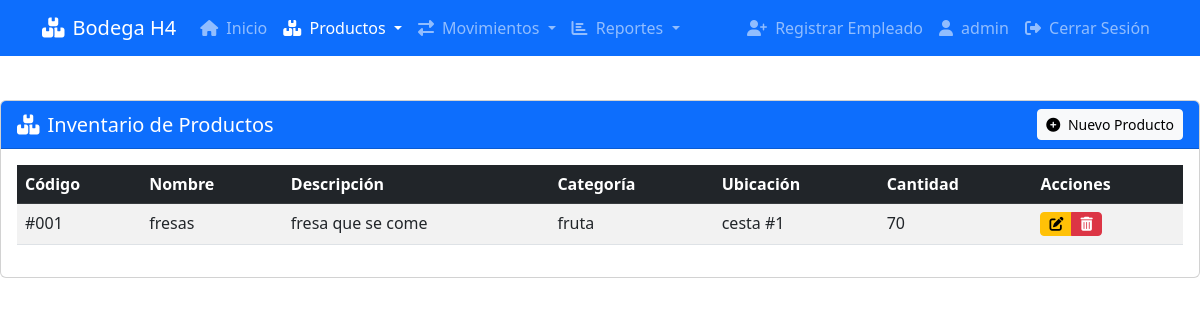
/consultar (signed in), run on the app's committed database.
### tables this page shows
CREATE TABLE `productos` (
  `id` int(11) NOT NULL,
  `codigo` varchar(50) NOT NULL,
  `nombre` varchar(100) NOT NULL,
  `descripcion` text DEFAULT NULL,
  `categoria` varchar(50) DEFAULT NULL,
  `ubicacion` varchar(50) NOT NULL,
  `cantidad` int(11) NOT NULL DEFAULT 0,
  `stock_minimo` int(11) NOT NULL DEFAULT 5,
  `fecha_creacion` timestamp NOT NULL DEFAULT current_timestamp(),
  `fecha_actualizacion` timestamp NOT NULL DEFAULT current_timestamp() ON UPDATE current_timestamp()
);

### app/controllers/BaseController.php (called while the page is built, shortened)
<?php
class BaseController {
    protected $flashMessages = [];
    protected function render($viewPath, $data = []) {
        $data['flashMessages'] = $this->flashMessages;
        extract($data);
        require_once __DIR__ . '/../views/layouts/header.php';
        require_once __DIR__ . '/../views/' . $viewPath . '.php';
    }
}
?>

### app/controllers/ProductController.php (called while the page is built, shortened)
<?php
class ProductController extends BaseController {
    private $productModel;
    public function __construct(PDO $conn) {
        $this->productModel = new Product($conn);
    }
    public function listProducts() {
        $busqueda = filter_input(INPUT_GET, 'busqueda', FILTER_SANITIZE_STRING) ?? '';
        $productos = $this->productModel->getAllProducts($busqueda);
        $title = "Consultar Inventario";
        $this->render('products/list', ['title' => $title, 'productos' => $productos]);
    }
}

### app/models/Product.php (called while the page is built, shortened)
<?php
class Product {
    private $conn;
    public function __construct(PDO $conn) {
        $this->conn = $conn;
    }
    public function getAllProducts($busqueda = '') {
        $query = "SELECT * FROM productos WHERE nombre LIKE :busqueda OR codigo LIKE :busqueda ORDER BY id DESC";
        $stmt = $this->conn->prepare($query);
        $stmt->execute([':busqueda' => '%' . $busqueda . '%']);
        return $stmt->fetchAll(PDO::FETCH_ASSOC);
    }
}

### app/views/products/list.php (the view, shortened to what this page needs)
<div class="card">
    <div class="card-header bg-primary text-white d-flex justify-content-between align-items-center">
        <h5 class="mb-0"><i class="fas fa-boxes me-2"></i>Inventario de Productos</h5>
        <?php if (isset($_SESSION['rol']) && $_SESSION['rol'] === 'admin'): ?>
            <a href="<?php echo htmlspecialchars($base_url); ?>/agregar" class="btn btn-light btn-sm">
                <i class="fas fa-plus-circle me-1"></i> Nuevo Producto
            </a>
        <?php endif; ?>
    </div>
    <div class="card-body">
        <div class="table-responsive">
            <table class="table table-striped table-hover">
                <thead class="table-dark">
                    <tr>
                        <th>Código</th>
                        <th>Nombre</th>
                        <th>Descripción</th>
                        <th>Categoría</th>
                        <th>Ubicación</th>
                        <th>Cantidad</th>
                        <?php if (isset($_SESSION['rol']) && $_SESSION['rol'] === 'admin'): ?>
                            <th>Acciones</th>
                        <?php endif; ?>
                    </tr>
                </thead>
                <tbody>
                    <?php if (empty($productos)): ?>
                        <tr>
                            <td colspan="<?php echo (isset($_SESSION['rol']) && $_SESSION['rol'] === 'admin') ? 7 : 6; ?>" class="text-center text-muted py-4">
                                <i class="fas fa-box-open fa-2x mb-2"></i>
                                <p>No hay productos registrados</p>
                            </td>
                        </tr>
                    <?php else: ?>
                        <?php foreach ($productos as $row): ?>
                        <tr>
                            <td><?php echo htmlspecialchars($row['codigo']); ?></td>
                            <td><?php echo htmlspecialchars($row['nombre']); ?></td>
                            <td><?php echo htmlspecialchars($row['descripcion']); ?></td>
                            <td><?php echo htmlspecialchars($row['categoria']); ?></td>
                            <td><?php echo htmlspecialchars($row['ubicacion']); ?></td>
                            <td><?php echo htmlspecialchars($row['cantidad']); ?></td>
                            <?php if (isset($_SESSION['rol']) && $_SESSION['rol'] === 'admin'): ?>
                                <td>
                                    <div class="btn-group btn-group-sm" role="group">
                                        <a href="<?= htmlspecialchars($base_url) ?>/editar?id=<?= $row['id'] ?>"
                                           class="btn btn-warning"
                                           title="Editar">
                                            <i class="fas fa-edit"></i>
                                        </a>
                                        <a href="<?= htmlspecialchars($base_url) ?>/confirmar_eliminar?id=<?= $row['id'] ?>"
                                           class="btn btn-danger"
                                           title="Eliminar">
                                            <i class="fas fa-trash-alt"></i>
                                        </a>
                                    </div>
                                </td>
                            <?php endif; ?>
                        </tr>
                        <?php endforeach; ?>
                    <?php endif; ?>
                </tbody>
            </table>
        </div>
    </div>
</div>

### app/views/layouts/header.php (style rules this page uses)
.card { margin-bottom: 20px; }
.table-responsive { overflow-x: auto; }

### data on the page
productos: codigo "#001", nombre "fresas", descripcion "fresa que se come", categoria "fruta", ubicacion "cesta #1", cantidad "70"

### other printed values
$_SESSION['usuario'] "admin"
